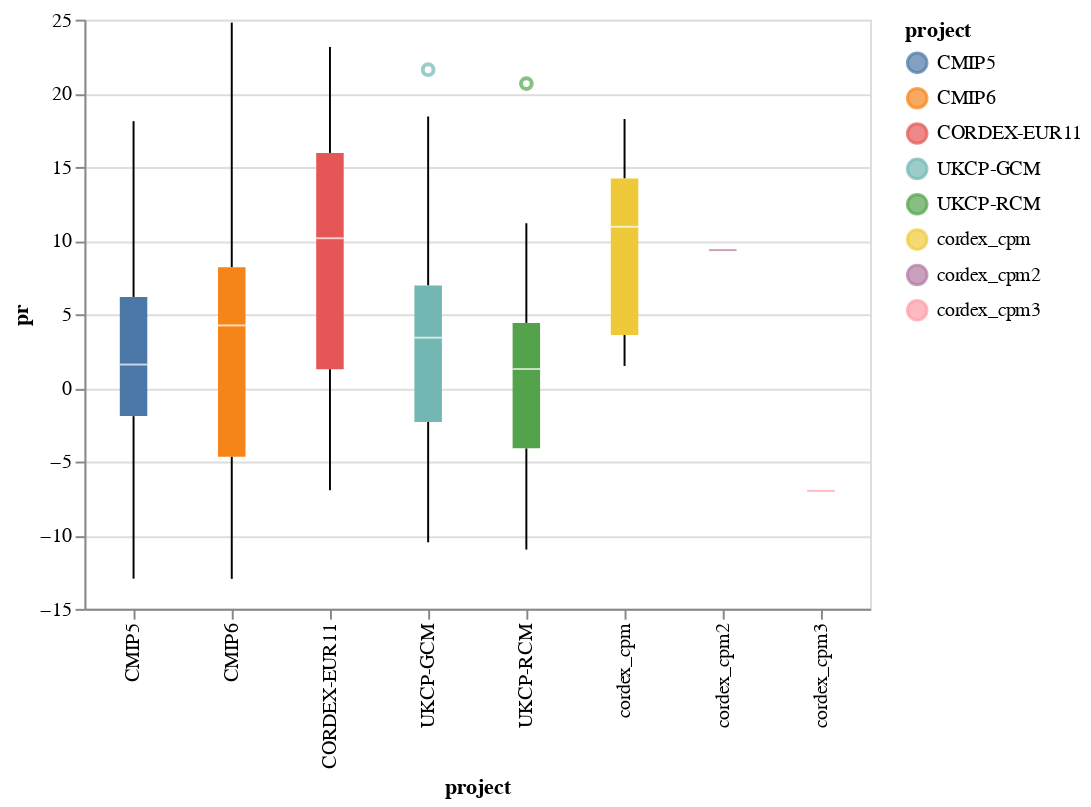

Source (notebook cell):
### Code cell
# Simple box plot
djf = data.query("season_number==0").reset_index()
box = (
    alt.Chart(djf, width=400)
    .mark_boxplot()
    .encode(
        y="pr:Q",
        color="project:N",
        x="project:N",
    )
)

box

### Figure 1 — Vega-Lite specification as saved in the notebook (floating-point values rounded to 4 significant figures; data arrays with more than 128 entries replaced by an {"elided": "..."} marker saying what was removed)
{"config": {"view": {"continuousWidth": 400, "continuousHeight": 300}}, "data": {"name": "data-f3d578c34753e2316eaf12d2e4cbeaec"}, "mark": "boxplot", "encoding": {"color": {"type": "nominal", "field": "project"}, "x": {"type": "nominal", "field": "project"}, "y": {"type": "quantitative", "field": "pr"}}, "width": 400, "$schema": "https://vega.github.io/schema/vega-lite/v4.8.1.json", "datasets": {"data-f3d578c34753e2316eaf12d2e4cbeaec": {"elided": "136 records"}}}
